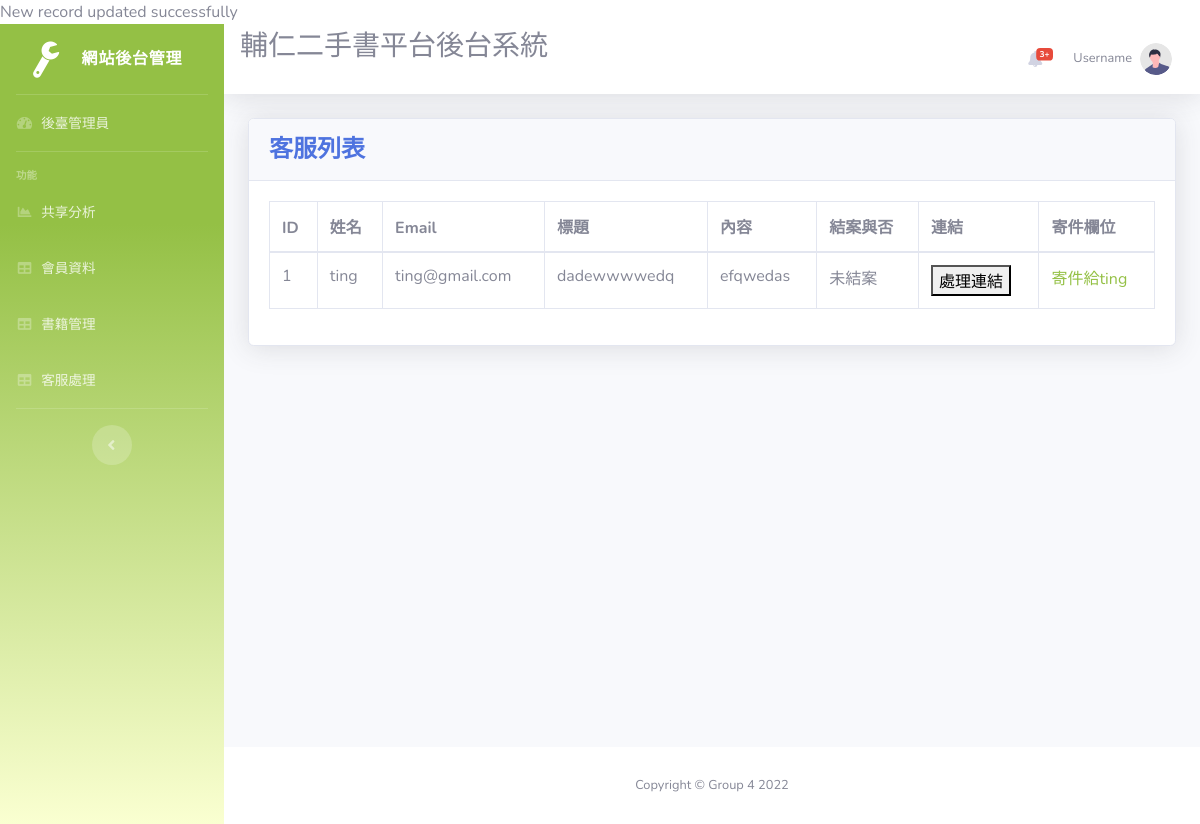
/report/report/Customer_Service.php, run on the app's committed database.
### tables this page shows
CREATE TABLE `customer_service` (
  `service_id` int(20) NOT NULL,
  `service_name` varchar(50) NOT NULL,
  `service_email` varchar(50) NOT NULL,
  `service_title` varchar(100) NOT NULL,
  `service_content` varchar(100) NOT NULL,
  `service_end` int(11) NOT NULL
);

### report/report/developers.php (called while the page is built)
<?php
include("database.php");
$db= $conn;
$tableName="customer_service";
$columns= ['service_id', 'service_name','service_email','service_title','service_content', 'service_end'];
$fetchData = fetch_data($db, $tableName, $columns);
function fetch_data($db, $tableName, $columns){
 if(empty($db)){
  $msg= "Database connection error";
 }elseif (empty($columns) || !is_array($columns)) {
  $msg="columns Name must be defined in an indexed array";
 }elseif(empty($tableName)){
   $msg= "Table Name is empty";
}
else{
$columnName = implode(", ", $columns);
$query = "SELECT ".$columnName." FROM $tableName"." ORDER BY service_id DESC";
$result = $db->query($query);
if($result== true){
 if ($result->num_rows > 0) {
    $row= mysqli_fetch_all($result, MYSQLI_ASSOC);
    $msg= $row;
 } else {
    $msg= "No Data Found";
 }
}else{
  $msg= mysqli_error($db);
}
}
return $msg;
}
?>

### report/report/Customer_Service.php (the view, shortened to what this page needs)
<?php
include("developers.php");
?>
<!DOCTYPE html>
<html lang="en">
<head>
    <link href="vendor/fontawesome-free/css/all.min.css" rel="stylesheet" type="text/css">
    <link href="css/sb-admin-2.min.css" rel="stylesheet">
    <link href="vendor/datatables/dataTables.bootstrap4.min.css" rel="stylesheet">
</head>
<body id="page-top">
    <div id="wrapper">
        <ul class="navbar-nav bg-gradient-primary sidebar sidebar-dark accordion" id="accordionSidebar">
            <a class="sidebar-brand d-flex align-items-center justify-content-center" href="index.html">
                <div class="sidebar-brand-icon rotate-n-15">
                      <i class="fas fa-fw fa-wrench"></i>
                </div>
<div class="sidebar-brand-text mx-3">網站後台管理</div>
            </a>
            <hr class="sidebar-divider my-0">
            <li class="nav-item">
                <a class="nav-link" href="index.html">
                    <i class="fas fa-fw fa-tachometer-alt"></i>
                     <span>後臺管理員</span></a>
            </li>
            <hr class="sidebar-divider">
            <div class="sidebar-heading">
                功能
            </div>
            <li class="nav-item ">
                <a class="nav-link" href="ReportCharts.html">
                    <i class="fas fa-fw fa-chart-area"></i>
                    <span>共享分析</span></a>
            </li>
            <li class="nav-item ">
                <a class="nav-link" href="Member Data.html">
                    <i class="fas fa-fw fa-table"></i>
                    <span>會員資料</span></a>
            </li>
            <li class="nav-item ">
                <a class="nav-link" href="Book Management.html">
                    <i class="fas fa-fw fa-table"></i>
                    <span>書籍管理</span></a>
            </li>
            <li class="nav-item ">
                <a class="nav-link" href="Report.html">
                    <i class="fas fa-fw fa-table"></i>
                    <span>客服處理</span></a>
            </li>
            <hr class="sidebar-divider d-none d-md-block">
            <div class="text-center d-none d-md-inline">
                <button class="rounded-circle border-0" id="sidebarToggle"></button>
            </div>
        </ul>
        <div id="content-wrapper" class="d-flex flex-column">
            <div id="content">
                <nav class="navbar navbar-expand navbar-light bg-white topbar mb-4 static-top shadow">
                    <form class="form-inline">
                        <div>
                        <h3>輔仁二手書平台後台系統</h3></div>
                    </form>
                    <ul class="navbar-nav ml-auto">
                        <li class="nav-item dropdown no-arrow mx-1">
                            <a class="nav-link dropdown-toggle" href="#" id="alertsDropdown" role="button"
                                data-toggle="dropdown" aria-haspopup="true" aria-expanded="false">
                                <i class="fas fa-bell fa-fw"></i>
                                <span class="badge badge-danger badge-counter">3+</span>
                            </a>
                        </li>
                        <li class="nav-item dropdown no-arrow">
                            <a class="nav-link dropdown-toggle" href="#" id="userDropdown" role="button"
                                data-toggle="dropdown" aria-haspopup="true" aria-expanded="false">
                                <span class="mr-2 d-none d-lg-inline text-gray-600 small"> Username</span>
                                <img class="img-profile rounded-circle"
                                    src="img/undraw_profile.svg">
                            </a>
                        </li>
                    </ul>
                </nav>
                <div class="container-fluid">
                    <div class="card shadow mb-4">
                        <div class="card-header py-3">
                            <h4 class="m-0 font-weight-bold text-primary">客服列表</h4>
                        </div>
                        <div class="card-body">
                            <div class="table-responsive">
                                <table class="table table-bordered" id="dataTable" width="100%" cellspacing="0">
                                <thead>
                                        <tr>
                                            <th>ID</th>
                                            <th>姓名</th>
                                            <th>Email</th>
                                            <th>標題</th>
                                            <th>內容</th>
                                            <th>結案與否</th>
                                            <th>連結</th>
                                            <th>寄件欄位</th>
                                        </tr>
                                    </thead>
                                    <?php
                                    if(is_array($fetchData)){
                                        foreach($fetchData as $data){
                                        ?>
                                    <tbody>
                                        <tr>
                                        <td><?php echo $data['service_id']??''; ?></td>
                                        <td><?php echo $data['service_name']??''; ?></td>
                                        <td><?php echo $data['service_email']??''; ?></td>
                                        <td><?php echo $data['service_title']??''; ?></td>
                                        <td><?php echo $data['service_content']??''; ?></td>
                                        <td><?php if($data['service_end'] == 1) echo '結案'; else if($data['service_end'] == 0) echo '未結案'; else echo "error"; ?></td>
                                        <td><button onclick="update('<?php echo $data['service_id']; ?>')">處理連結</button></td>
                                        <td><a href="mailto:'<?php echo $data['service_email']?>'">寄件給<?php echo $data['service_name']; ?></a></td>
                                        </tr>
                                        <?php
                                        ;}}else{ ?>
                                            <tr>
                                             <td colspan="9">No data found</td>
                                            </tr>
                                         <?php } ?>
                                    </tbody>
                                </table>
                            </div>
                        </div>
                    </div>
                </div>
            </div>
            <footer class="sticky-footer bg-white">
                <div class="container my-auto">
                    <div class="copyright text-center my-auto">
                        <span>Copyright &copy; Group 4 2022</span>
                    </div>
                </div>
            </footer>
        </div>
    </div>
</body>

### data on the page
customer_service: service_id "1", service_name "ting", service_email "ting@gmail.com", service_title "dadewwwwedq", service_content "efqwedas", service_end "未結案"
